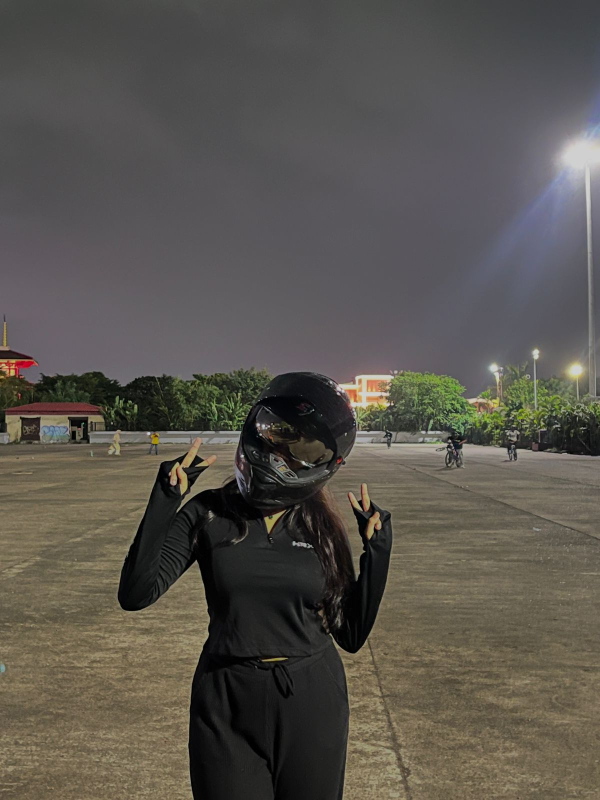
#> input picture photos/photo1.jpg.jpeg, 1200 x 1600 px (shown at 1/2 size); its folder holds only this picture in this run
$ python pixelate.py
#> lines starting #> are read from the running program, lines starting #| are printed output that depends on the picture
from PIL import Image, ImageEnhance, ImageFilter
import os


def pixelate(input_path, output_path, pixel_size=7, num_colors=48):
    """
    Convert a photo into pixel art.

    pixel_size: bigger = more pixelated/blocky (try 8, 16, 32)
    num_colors: smaller = more retro/limited palette (try 16, 32, 64)
    """
#> called with input_path = 'photos/photo1.jpg.jpeg', output_path = 'pixel_art/pixel_photo1.jpg.jpeg', pixel_size = 7, num_colors = 48
    img = Image.open(input_path).convert("RGB")
#> img is the input picture: PIL image 1200x1600 RGB; mean R, G, B 88.8, 84.7, 78.2
    original_size = img.size
#> original_size = (1200, 1600)

    # Step 1: boost contrast and saturation BEFORE shrinking.
    img = ImageEnhance.Contrast(img).enhance(1.15)
    img = ImageEnhance.Color(img).enhance(1.3)

    # Step 1b: slight blur removes noise/graininess so color blocks
    # come out clean instead of speckled.
    img = img.filter(ImageFilter.GaussianBlur(radius=1))

    # Step 2: shrink down — this creates the "pixel" blocks
    small_size = (
        max(1, original_size[0] // pixel_size),
        max(1, original_size[1] // pixel_size)
    )
#> small_size = (171, 228)
    small_img = img.resize(small_size, Image.BILINEAR)
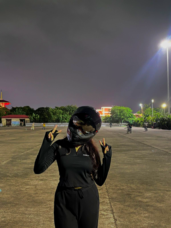
#> small_img: PIL image 171x228 RGB; mean R, G, B 89.7, 83.7, 73.9

    # Step 3: reduce color palette for a retro pixel-art feel
    small_img = small_img.quantize(
        colors=num_colors,
        method=Image.MAXCOVERAGE,
        dither=Image.NONE
    ).convert("RGB")
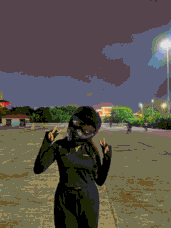
#> small_img: PIL image 171x228 RGB; mean R, G, B 89, 82.8, 75.5

    # Step 4: scale back up using NEAREST so it stays blocky, not blurry
    pixel_img = small_img.resize(original_size, Image.NEAREST)
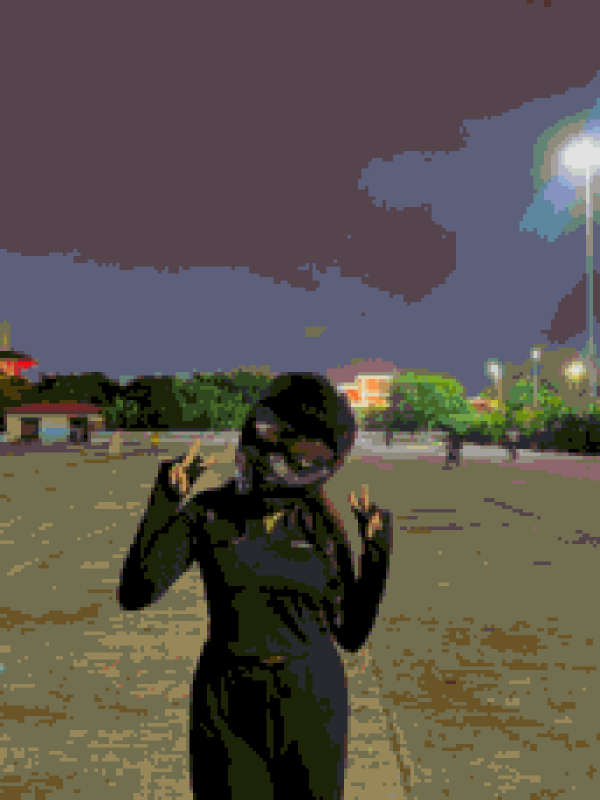
#> pixel_img: PIL image 1200x1600 RGB (shown at 1/2 size); mean R, G, B 89, 82.8, 75.5

    pixel_img.save(output_path)
    print(f"Saved: {output_path}")


if __name__ == "__main__":
    input_folder = "photos"
    output_folder = "pixel_art"
    os.makedirs(output_folder, exist_ok=True)

    for filename in os.listdir(input_folder):
        if filename.lower().endswith((".jpg", ".jpeg", ".png")):
            in_path = os.path.join(input_folder, filename)
            out_path = os.path.join(output_folder, f"pixel_{filename}")
            pixelate(in_path, out_path, pixel_size=7, num_colors=48)

$ run again, on photos/photo5.jpg.jpeg
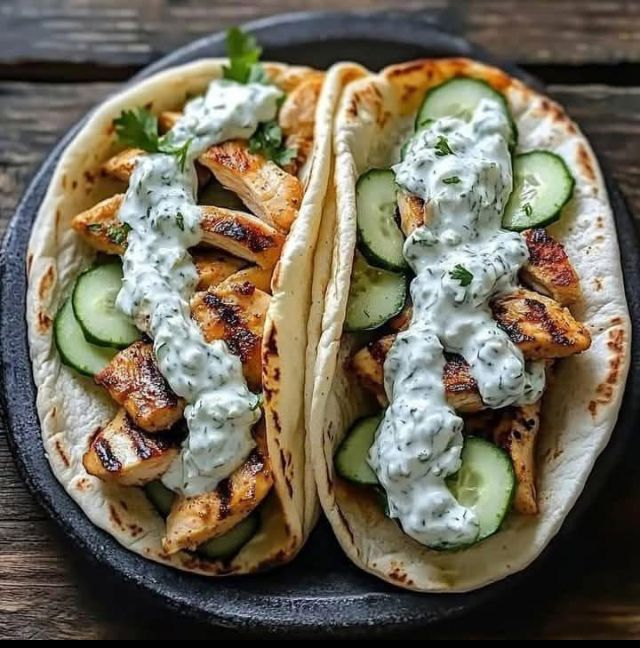
#> input picture photos/photo5.jpg.jpeg, 640 x 648 px
#> in pixelate, img is the input picture: PIL image 640x648 RGB; mean R, G, B 112.8, 105.5, 88.8
#> in pixelate, `img = ImageEnhance.Color(img).enhance(1.3)`:
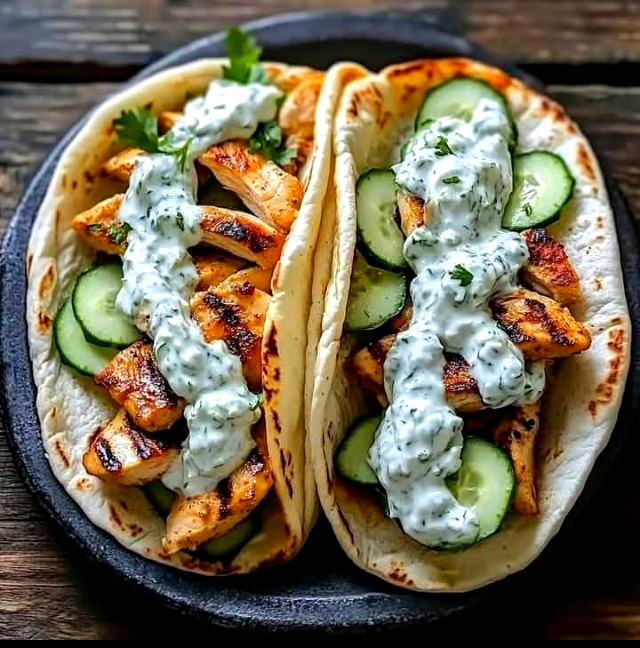
#> img: PIL image 640x648 RGB; mean R, G, B 115.8, 105.1, 81.8
#> in pixelate, `pixel_img = small_img.resize(original_size, Image.NEAREST)`:
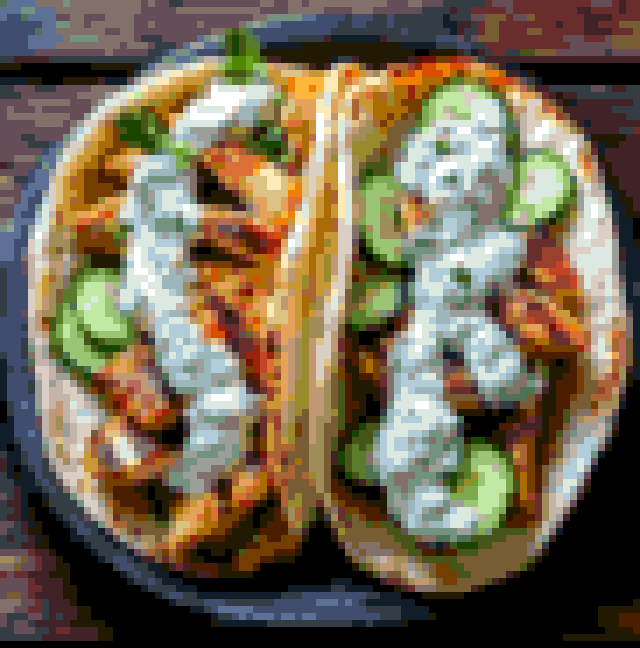
#> pixel_img: PIL image 640x648 RGB; mean R, G, B 115.4, 103.1, 81.4

$ run again, on photos/photo2.jpg.jpeg
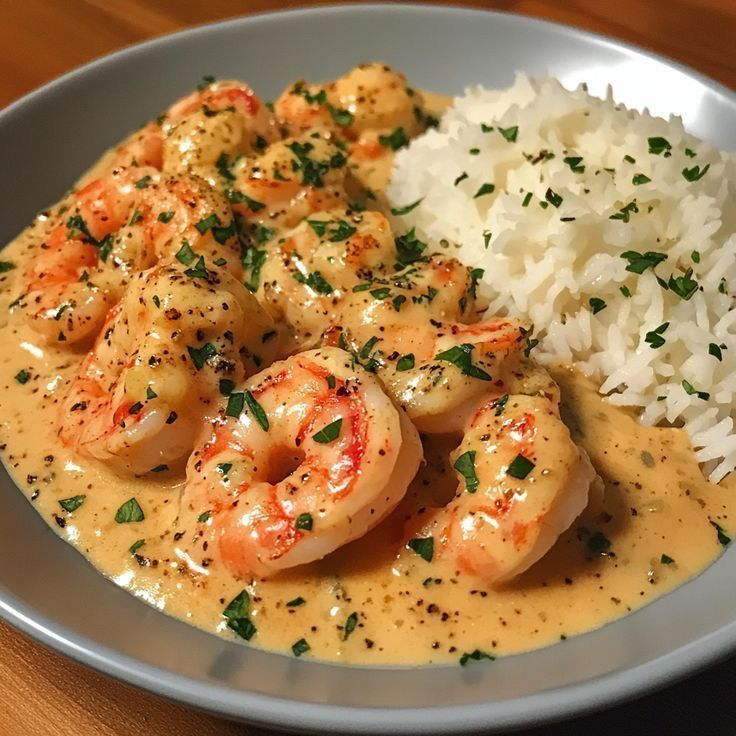
#> input picture photos/photo2.jpg.jpeg, 736 x 736 px
#> in pixelate, img is the input picture: PIL image 736x736 RGB; mean R, G, B 166.3, 125.2, 79.4
#> in pixelate, `img = ImageEnhance.Color(img).enhance(1.3)`:
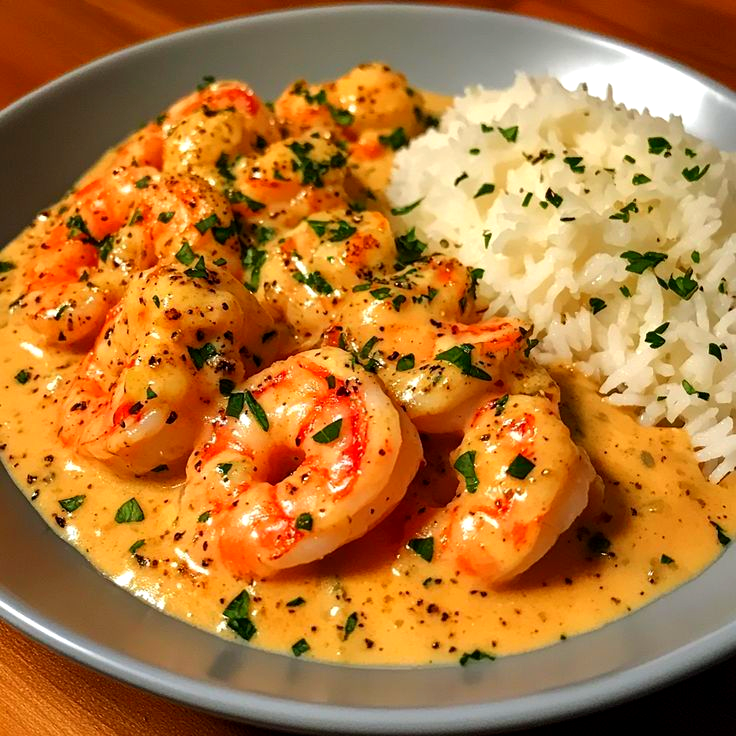
#> img: PIL image 736x736 RGB; mean R, G, B 179.8, 120.8, 57.4
#> in pixelate, `pixel_img = small_img.resize(original_size, Image.NEAREST)`:
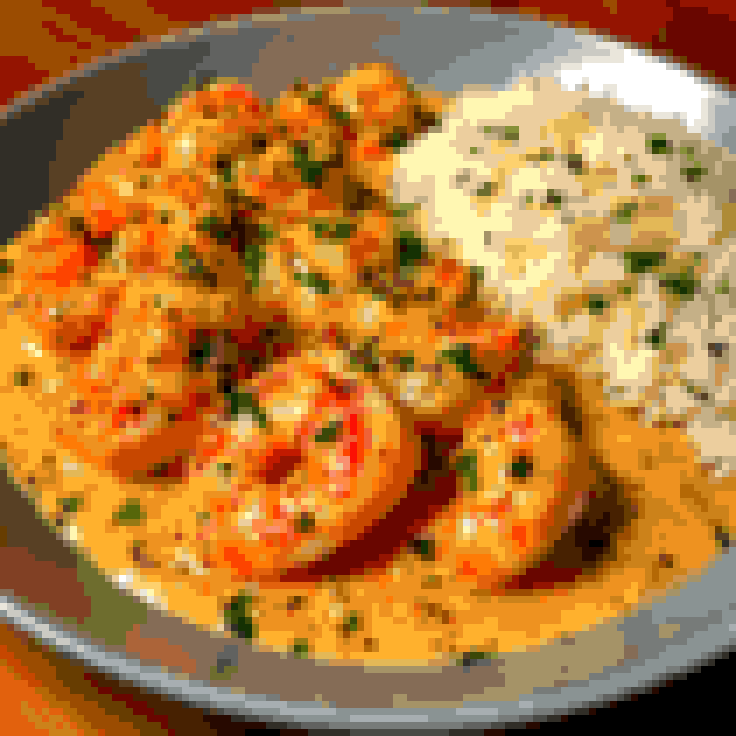
#> pixel_img: PIL image 736x736 RGB; mean R, G, B 178.6, 120.8, 57.1

$ run again, on photos/photo3.jpg.jpeg
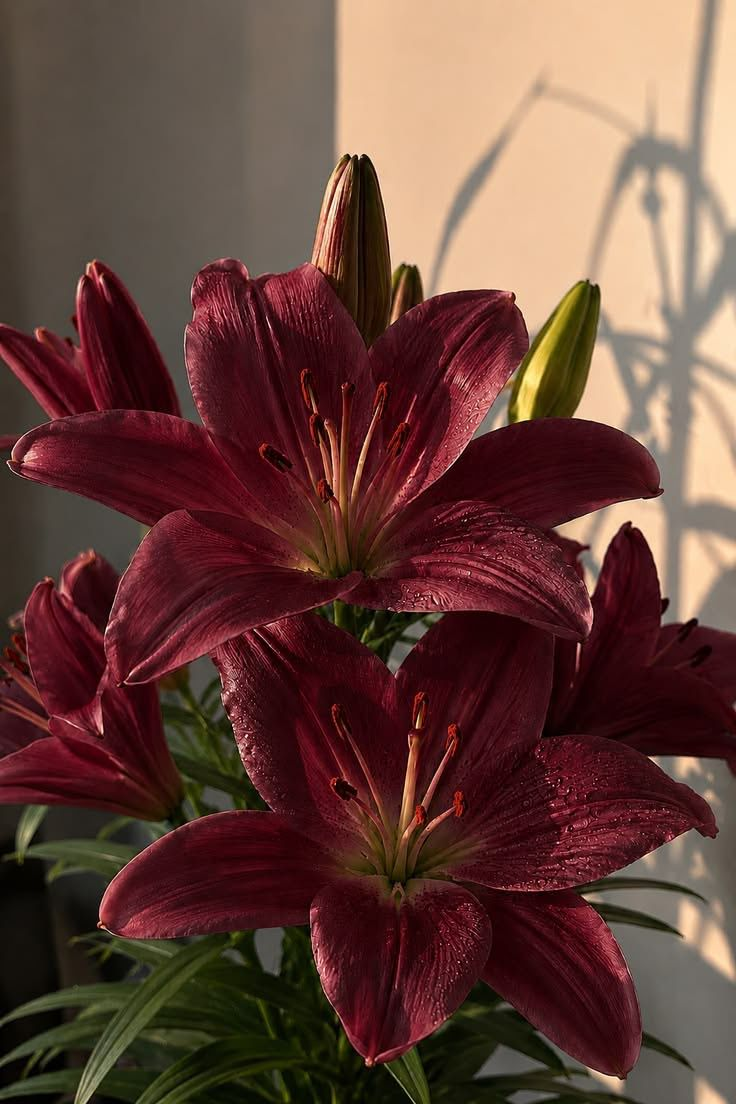
#> input picture photos/photo3.jpg.jpeg, 736 x 1104 px
#> in pixelate, img is the input picture: PIL image 736x1104 RGB; mean R, G, B 101.4, 67.1, 58.7
#> in pixelate, `img = img.filter(ImageFilter.GaussianBlur(radius=1))`:
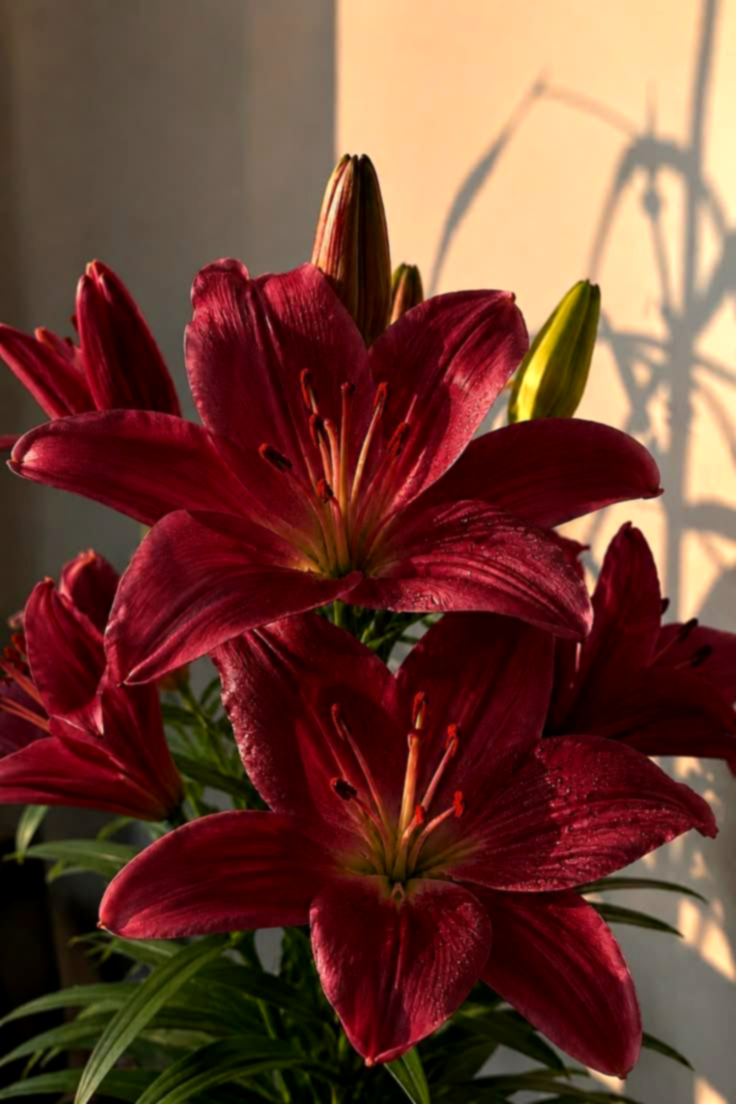
#> img: PIL image 736x1104 RGB; mean R, G, B 109.6, 64.4, 51
#> in pixelate, `pixel_img = small_img.resize(original_size, Image.NEAREST)`:
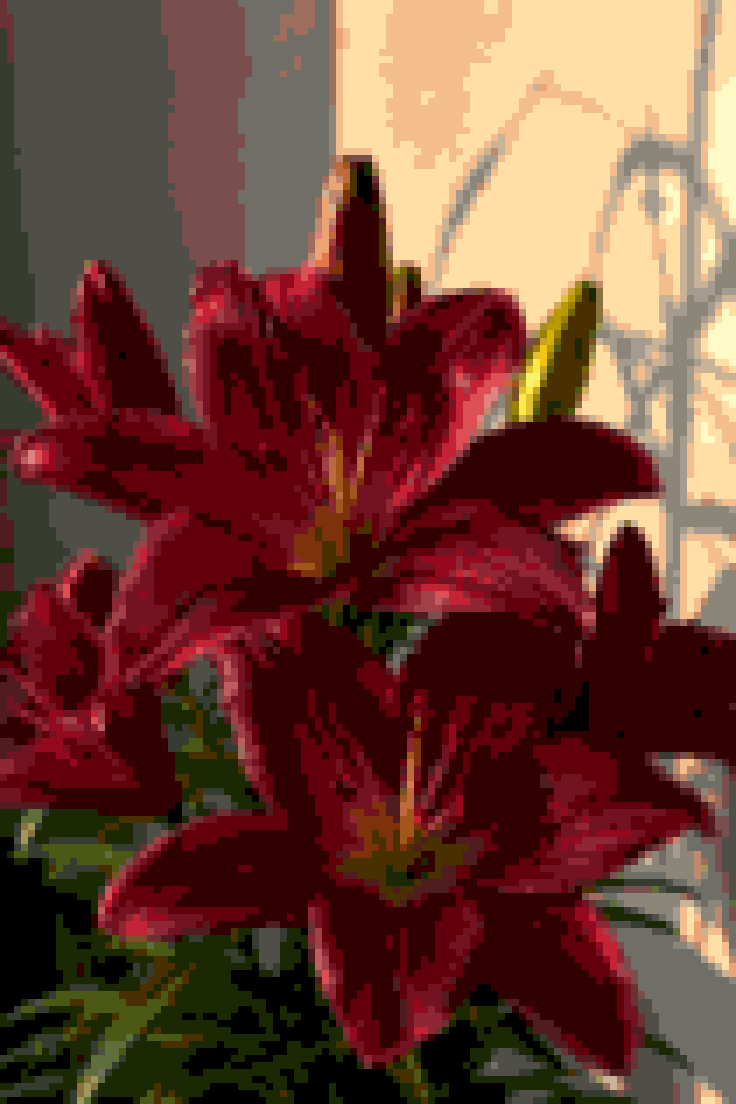
#> pixel_img: PIL image 736x1104 RGB; mean R, G, B 107.9, 64.2, 52.2

$ run again, on photos/photo4.jpg.jpeg
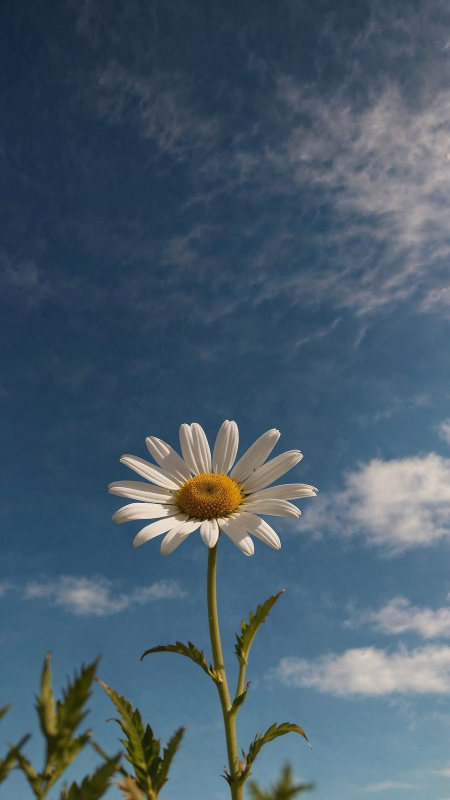
#> input picture photos/photo4.jpg.jpeg, 900 x 1600 px (shown at 1/2 size)
#> in pixelate, img is the input picture: PIL image 900x1600 RGB; mean R, G, B 73.2, 92.8, 108.3
#> in pixelate, `small_img = img.resize(small_size, Image.BILINEAR)`:
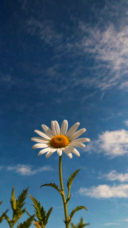
#> small_img: PIL image 128x228 RGB; mean R, G, B 64.4, 93.7, 117.4
#> in pixelate, `pixel_img = small_img.resize(original_size, Image.NEAREST)`:
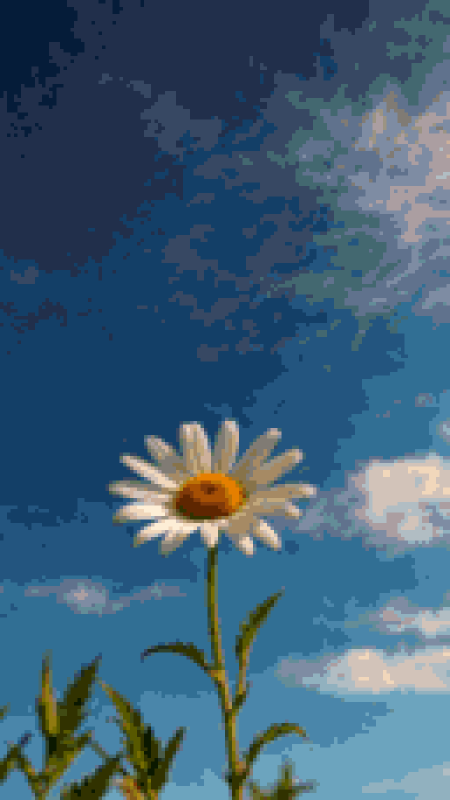
#> pixel_img: PIL image 900x1600 RGB (shown at 1/2 size); mean R, G, B 63.4, 94.8, 118.2
